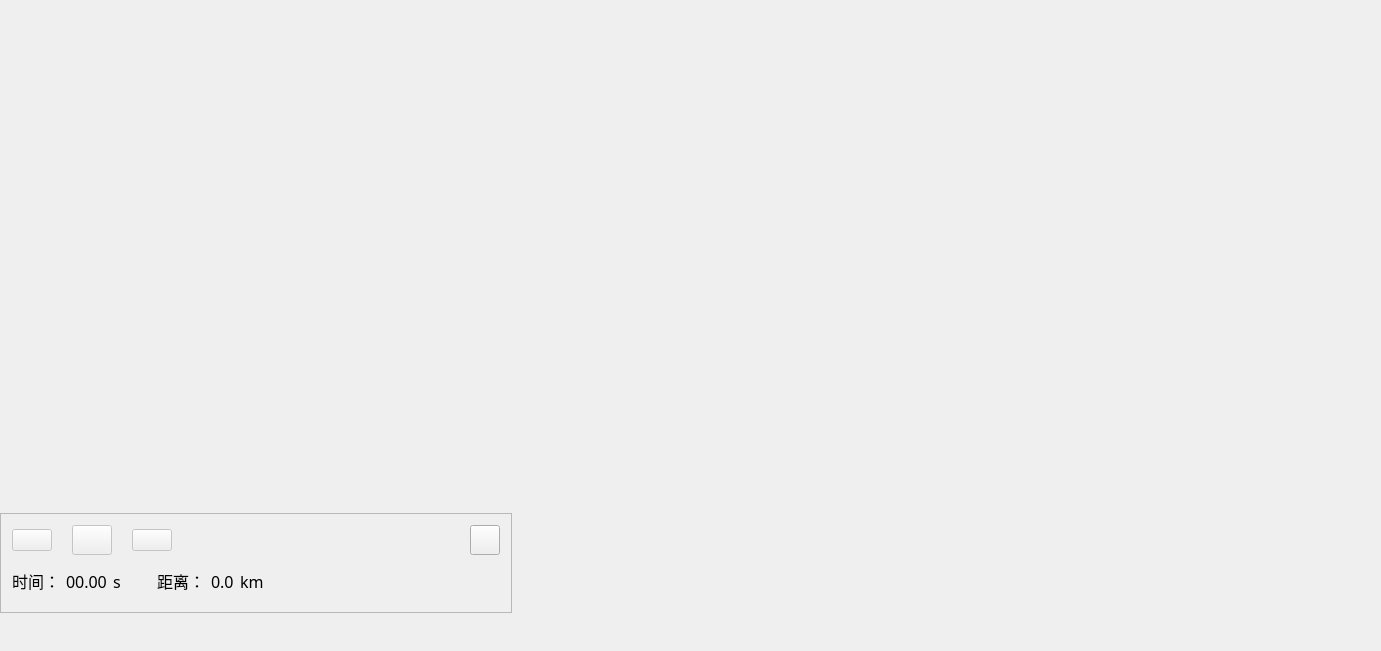
<?xml version="1.0" encoding="UTF-8"?>
<ui version="4.0">
 <class>InfraredSimulatorClass</class>
 <widget class="QMainWindow" name="InfraredSimulatorClass">
  <property name="geometry">
   <rect>
    <x>0</x>
    <y>0</y>
    <width>1381</width>
    <height>651</height>
   </rect>
  </property>
  <property name="minimumSize">
   <size>
    <width>1024</width>
    <height>618</height>
   </size>
  </property>
  <property name="windowTitle">
   <string>InfraredSimulator</string>
  </property>
  <property name="windowIcon">
   <iconset resource="infraredsimulator.qrc">
    <normaloff>:/InfraredSimulator/resource/peace.png</normaloff>:/InfraredSimulator/resource/peace.png</iconset>
  </property>
  <widget class="QWidget" name="centralWidget">
   <layout class="QHBoxLayout" name="horizontalLayout_5">
    <property name="margin">
     <number>0</number>
    </property>
    <item>
     <layout class="QHBoxLayout" name="horizontalLayout_4">
      <property name="spacing">
       <number>1</number>
      </property>
      <item>
       <layout class="QVBoxLayout" name="verticalLayout">
        <property name="spacing">
         <number>1</number>
        </property>
        <item>
         <widget class="ViewerQt3D" name="infraredView" native="true">
          <property name="sizePolicy">
           <sizepolicy hsizetype="Fixed" vsizetype="Fixed">
            <horstretch>0</horstretch>
            <verstretch>0</verstretch>
           </sizepolicy>
          </property>
          <property name="minimumSize">
           <size>
            <width>512</width>
            <height>512</height>
           </size>
          </property>
          <property name="maximumSize">
           <size>
            <width>512</width>
            <height>512</height>
           </size>
          </property>
         </widget>
        </item>
        <item>
         <widget class="QFrame" name="frame">
          <property name="minimumSize">
           <size>
            <width>512</width>
            <height>100</height>
           </size>
          </property>
          <property name="maximumSize">
           <size>
            <width>512</width>
            <height>10000</height>
           </size>
          </property>
          <property name="frameShape">
           <enum>QFrame::StyledPanel</enum>
          </property>
          <property name="frameShadow">
           <enum>QFrame::Sunken</enum>
          </property>
          <property name="lineWidth">
           <number>2</number>
          </property>
          <property name="midLineWidth">
           <number>1</number>
          </property>
          <layout class="QVBoxLayout" name="verticalLayout_2">
           <item>
            <layout class="QHBoxLayout" name="horizontalLayout_2">
             <item>
              <layout class="QHBoxLayout" name="horizontalLayout">
               <property name="spacing">
                <number>20</number>
               </property>
               <item>
                <widget class="QPushButton" name="back">
                 <property name="enabled">
                  <bool>false</bool>
                 </property>
                 <property name="minimumSize">
                  <size>
                   <width>0</width>
                   <height>20</height>
                  </size>
                 </property>
                 <property name="styleSheet">
                  <string notr="true">border-image: url(:/InfraredSimulator/resource/back.png);</string>
                 </property>
                 <property name="text">
                  <string/>
                 </property>
                </widget>
               </item>
               <item>
                <widget class="QPushButton" name="go">
                 <property name="enabled">
                  <bool>false</bool>
                 </property>
                 <property name="minimumSize">
                  <size>
                   <width>0</width>
                   <height>30</height>
                  </size>
                 </property>
                 <property name="font">
                  <font>
                   <kerning>false</kerning>
                  </font>
                 </property>
                 <property name="styleSheet">
                  <string notr="true">border-image: url(:/InfraredSimulator/resource/do.png);</string>
                 </property>
                 <property name="text">
                  <string/>
                 </property>
                </widget>
               </item>
               <item>
                <widget class="QPushButton" name="speed">
                 <property name="enabled">
                  <bool>false</bool>
                 </property>
                 <property name="minimumSize">
                  <size>
                   <width>0</width>
                   <height>20</height>
                  </size>
                 </property>
                 <property name="styleSheet">
                  <string notr="true">border-image: url(:/InfraredSimulator/resource/speed.png);</string>
                 </property>
                 <property name="text">
                  <string/>
                 </property>
                </widget>
               </item>
              </layout>
             </item>
             <item>
              <spacer name="horizontalSpacer">
               <property name="orientation">
                <enum>Qt::Horizontal</enum>
               </property>
               <property name="sizeHint" stdset="0">
                <size>
                 <width>40</width>
                 <height>20</height>
                </size>
               </property>
              </spacer>
             </item>
             <item>
              <widget class="QPushButton" name="parameter">
               <property name="minimumSize">
                <size>
                 <width>30</width>
                 <height>30</height>
                </size>
               </property>
               <property name="maximumSize">
                <size>
                 <width>30</width>
                 <height>30</height>
                </size>
               </property>
               <property name="font">
                <font>
                 <family>幼圆</family>
                 <pointsize>12</pointsize>
                </font>
               </property>
               <property name="text">
                <string/>
               </property>
               <property name="flat">
                <bool>false</bool>
               </property>
              </widget>
             </item>
            </layout>
           </item>
           <item>
            <layout class="QHBoxLayout" name="horizontalLayout_3">
             <item>
              <widget class="QLabel" name="label">
               <property name="font">
                <font>
                 <family>幼圆</family>
                 <pointsize>12</pointsize>
                </font>
               </property>
               <property name="text">
                <string>时间：</string>
               </property>
              </widget>
             </item>
             <item>
              <widget class="QLabel" name="timeLabel">
               <property name="font">
                <font>
                 <family>幼圆</family>
                 <pointsize>12</pointsize>
                </font>
               </property>
               <property name="text">
                <string>00.00</string>
               </property>
              </widget>
             </item>
             <item>
              <widget class="QLabel" name="label_3">
               <property name="font">
                <font>
                 <family>幼圆</family>
                 <pointsize>12</pointsize>
                </font>
               </property>
               <property name="text">
                <string>s</string>
               </property>
              </widget>
             </item>
             <item>
              <spacer name="horizontalSpacer_2">
               <property name="orientation">
                <enum>Qt::Horizontal</enum>
               </property>
               <property name="sizeType">
                <enum>QSizePolicy::Fixed</enum>
               </property>
               <property name="sizeHint" stdset="0">
                <size>
                 <width>30</width>
                 <height>20</height>
                </size>
               </property>
              </spacer>
             </item>
             <item>
              <widget class="QLabel" name="label_2">
               <property name="font">
                <font>
                 <family>幼圆</family>
                 <pointsize>12</pointsize>
                </font>
               </property>
               <property name="text">
                <string>距离：</string>
               </property>
              </widget>
             </item>
             <item>
              <widget class="QLabel" name="distLabel">
               <property name="font">
                <font>
                 <family>幼圆</family>
                 <pointsize>12</pointsize>
                </font>
               </property>
               <property name="text">
                <string>0.0</string>
               </property>
              </widget>
             </item>
             <item>
              <widget class="QLabel" name="label_4">
               <property name="font">
                <font>
                 <family>幼圆</family>
                 <pointsize>12</pointsize>
                </font>
               </property>
               <property name="text">
                <string>km</string>
               </property>
              </widget>
             </item>
             <item>
              <spacer name="horizontalSpacer_4">
               <property name="orientation">
                <enum>Qt::Horizontal</enum>
               </property>
               <property name="sizeHint" stdset="0">
                <size>
                 <width>40</width>
                 <height>20</height>
                </size>
               </property>
              </spacer>
             </item>
            </layout>
           </item>
          </layout>
         </widget>
        </item>
        <item>
         <spacer name="verticalSpacer">
          <property name="orientation">
           <enum>Qt::Vertical</enum>
          </property>
          <property name="sizeHint" stdset="0">
           <size>
            <width>20</width>
            <height>40</height>
           </size>
          </property>
         </spacer>
        </item>
       </layout>
      </item>
      <item>
       <widget class="ViewerQt3D" name="mainView" native="true">
        <property name="sizePolicy">
         <sizepolicy hsizetype="Expanding" vsizetype="Expanding">
          <horstretch>1</horstretch>
          <verstretch>1</verstretch>
         </sizepolicy>
        </property>
        <property name="minimumSize">
         <size>
          <width>618</width>
          <height>618</height>
         </size>
        </property>
        <property name="maximumSize">
         <size>
          <width>16777215</width>
          <height>16777215</height>
         </size>
        </property>
       </widget>
      </item>
     </layout>
    </item>
   </layout>
  </widget>
 </widget>
 <layoutdefault spacing="6" margin="11"/>
 <customwidgets>
  <customwidget>
   <class>ViewerQt3D</class>
   <extends>QWidget</extends>
   <header location="global">PSDFViewQt/PSDFViewQt.h</header>
   <container>1</container>
  </customwidget>
 </customwidgets>
 <resources>
  <include location="infraredsimulator.qrc"/>
 </resources>
 <connections/>
</ui>
